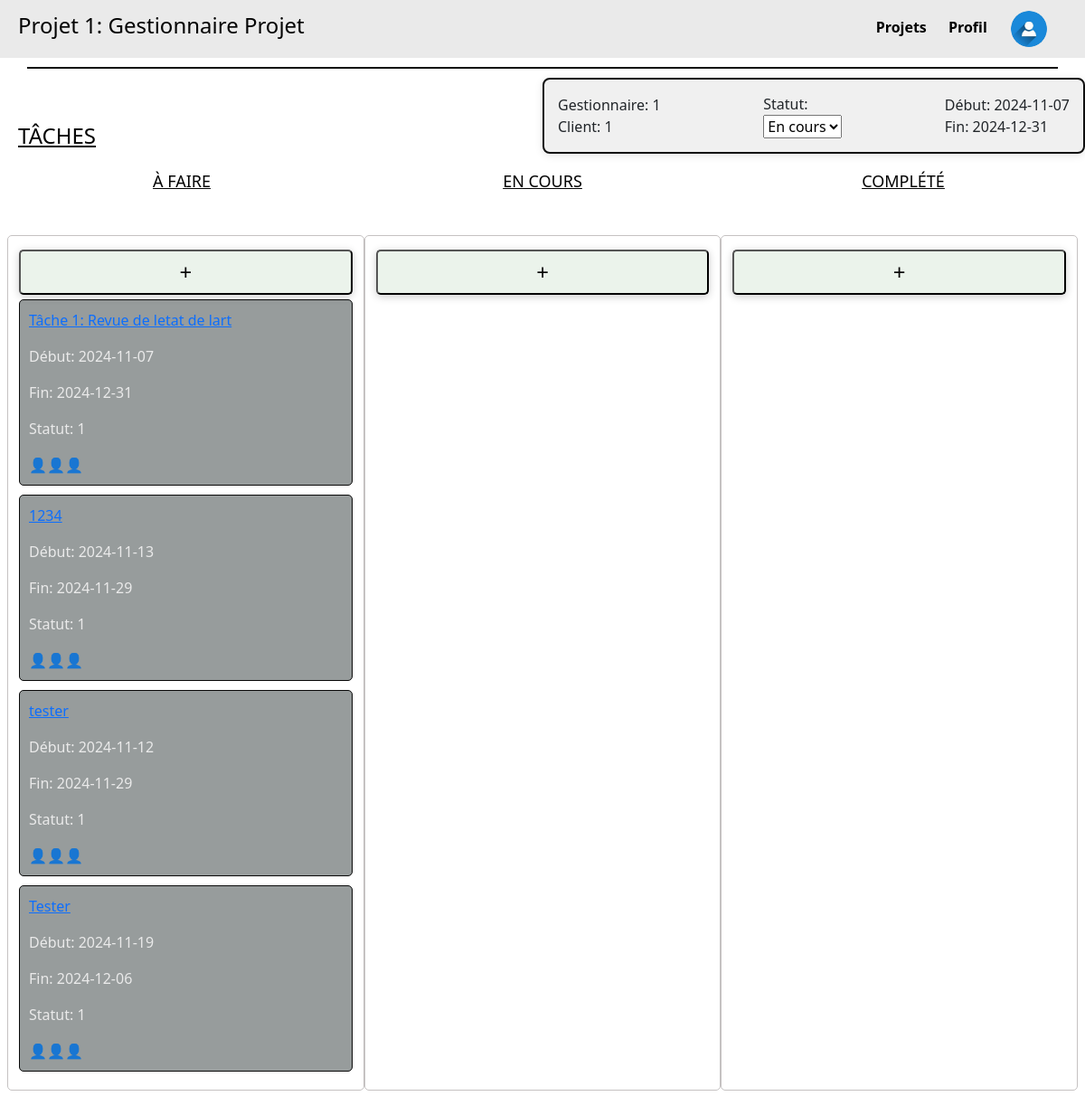
The app's page /projet/1 with its own data.
### tables this page shows
CREATE TABLE Projet_proj (
    proj_id INTEGER PRIMARY KEY,
    proj_clnt_id INTEGER NOT NULL,
    proj_etat_etat INTEGER NOT NULL,
    proj_emp_id INTEGER NOT NULL,
    proj_nom TEXT NOT NULL,
    proj_dateDebut DATE,
    proj_dateFin DATE,
    proj_isTemplate BOOLEAN,
    FOREIGN KEY (proj_clnt_id) REFERENCES Client_clnt(clnt_id),
    FOREIGN KEY (proj_etat_etat) REFERENCES Etat_etat(etat_id),
    FOREIGN KEY (proj_emp_id) REFERENCES Employee_emp(emp_id)
);

CREATE TABLE Tache_tch (
    tch_id INTEGER PRIMARY KEY,
    tch_proj_id INTEGER NOT NULL,
    tch_etat_etat INTEGER NOT NULL,
    tch_parent INTEGER,
    tch_nom TEXT NOT NULL,
    tch_dateDebut DATE,
    tch_dateFin DATE,
    FOREIGN KEY (tch_proj_id) REFERENCES Projet_proj(proj_id),
    FOREIGN KEY (tch_etat_etat) REFERENCES Etat_etat(etat_id),
    FOREIGN KEY (tch_parent) REFERENCES Tache_tch(tch_id)
);

### main.py (the view)
@app.route('/projet/<int:id>', methods=['GET'])
def projet(id):
    conn = get_db()
    cursor = conn.cursor()
    cursor.execute("SELECT * FROM Projet_proj WHERE proj_id = ?", (id,))
    projet = cursor.fetchone()
    if not projet:
        conn.close()
        return "Projet non trouvé", 404
    cursor.execute("SELECT * FROM Tache_tch WHERE tch_proj_id = ?", (id,))
    taches = cursor.fetchall()
    conn.close()
    return render_template('projet.html', projet=projet, taches=taches)

### main.py (called while the page is built)
def get_db():                           #connexion à la base de données
    conn = sqlite3.connect(DB)
    conn.row_factory = sqlite3.Row  # Allows us to access rows by column name
    return conn

### templates/projet.html (shortened to what this page needs)
<!DOCTYPE html>
<html lang="fr">
  <head>
    <link rel="stylesheet" href="../static/css/style.css" />
    <link
      href="https://cdn.jsdelivr.net/npm/bootstrap@5.3.3/dist/css/bootstrap.min.css"
      rel="stylesheet"
    />
  </head>
  <body>
    <div class="header">
      <h4>{{ projet[4] }}</h4>
      <div class="menu">
        <a href="{{ url_for('listeProjets') }}" class="highlight-link"
          >Projets</a
        >
        <a href="{{ url_for('profil') }}" class="highlight-link">Profil</a>
        <a href="#" class="user-icon">
          <img
            src="../static/images/icon_utiliateur.jpg"
            alt="User Icon"
            width="40"
            height="40"
          />
        </a>
      </div>
    </div>
    <div class="divider"></div>
    <h4 class="taches">TÂCHES</h4>
    <div class="project-details">
      <div class="part1">
        <p>Gestionnaire: {{ projet[3] }}</p>
        <p>Client: {{ projet[1] }}</p>
      </div>
      <div class="part2">
        <label for="status">Statut:</label>
        <select id="status">
          <option value="en_cours">En cours</option>
        </select>
      </div>
      <div class="part3">
        <p>Début: {{ projet[5] }}</p>
        <p>Fin: {{ projet[6] }}</p>
      </div>
    </div>
    <div class="task-status">
      <h4 class="A_faire">À FAIRE</h4>
      <h4 class="en_cours">EN COURS</h4>
      <h4 class="complete">COMPLÉTÉ</h4>
    </div>
    <div class="tasks-container row">
      <div
        class="column col-12 col-md-4"
        ondrop="drop(event)"
        ondragover="allowDrop(event)"
      >
        <button class="add-button" onclick="showTaskForm()">+</button>
        {% for tache in taches %}
        <div class="task" id="task1" draggable="true" ondragstart="drag(event)">
          <a href="{{ url_for('tache', id=tache[0]) }}">
            <p>{{ tache[4] }}</p>
          </a>
          <p>Début: {{ tache[5] }}</p>
          <p>Fin: {{ tache[6] }}</p>
          <p>Statut: {{ tache[2] }}</p>
          <div class="icons">👤👤👤</div>
        </div>
        {% endfor %}
      </div>
      <div
        class="column col-12 col-md-4"
        ondrop="drop(event)"
        ondragover="allowDrop(event)"
      >
        <button class="add-button" onclick="showTaskForm()">+</button>
      </div>
      <div
        class="column col-12 col-md-4"
        ondrop="drop(event)"
        ondragover="allowDrop(event)"
      >
        <button class="add-button" onclick="showTaskForm()">+</button>
      </div>
    </div>
  </body>
</html>

### static/css/style.css (style rules this page uses)
body { font-family: Arial, sans-serif; margin: 0; padding: 0; background: #eaeaea; background-size: cover; }
.header { display: flex; justify-content: space-between; align-items: center; background-color: #eaeaea; padding: 10px 20px; color: #030303; }
.divider { width: 95%; height: 2px; background-color: #0c0e0c; margin: 10px auto; }
.taches { position: absolute; left: 20px; margin-top: 50px; text-decoration: underline; color: #030303; }
.add-button { width: 100%; height: 50px; background-color: #ebf3eb; color: rgb(7, 6, 6); font-size: 24px; border-radius: 5px; cursor: pointer; margin-top: 5px; box-shadow: 0 2px 10px rgba(0, 0, 0, 0.2); margin-bottom: 5px; }
.highlight-link { position: relative; text-decoration: none; color: #a80c67; padding: 5px 0; }
.menu a { margin-right: 20px; text-decoration: none; color: #020202; font-weight: bold; }
.user-icon { display: inline-block; font-size: 20px; border: 2px solid transparent; background-color: transparent; border-radius: 50%; margin-top: auto; vertical-align: middle; border-radius: 100%; overflow: hidden; margin: 0; padding: 0; }
.project-details { top: 20px; right: 20px; width: 90%; margin-left: auto; max-width: 600px; background-color: #f0f0f0; border: 2px solid #0f0f0f; border-radius: 8px; padding: 15px; box-shadow: 0 2px 10px rgba(3, 3, 3, 0.1); display: flex; justify-content: space-between; align-items: center; }
.part1, .part2, .part3 { display: flex; flex-direction: column; }
.part1 p, .part2 p, .part3 p { margin: 0; }
.column { width: 100%; background-color: transparent; padding: 10px; border: 1px solid #c5c2c2; border-radius: 5px; margin-bottom: 20px; }
.task { background-color: #979c9c; padding: 10px; margin-bottom: 10px; border-radius: 5px; border: 1px solid #080808; color:#eaeaea; }
.icons { display: flex; justify-content: flex-start; }
.task-status { display: flex; justify-content: space-evenly; margin-bottom: 20px; flex-wrap: wrap; }
.A_faire, .en_cours, .complete { margin-top: 20px; font-size: 18px; color: #020202; text-decoration: underline; text-align: center; width: 100%; }
@media (min-width: 576px) { .A_faire, .en_cours, .complete { width: auto; } }
.tasks-container { display: flex; flex-wrap: wrap; justify-content: space-between; padding: 20px; }
@media (min-width: 768px) { .A_faire, .en_cours, .complete { width: 33%; } }

### records on screen
Projet_proj: proj_nom "Projet 1: Gestionnaire Projet", proj_emp "1", proj_clnt "1", proj_dateDebut "2024-11-07", proj_dateFin "2024-12-31"
Tache_tch: tch_nom "Tâche 1: Revue de letat de lart", tch_dateDebut "2024-11-07", tch_dateFin "2024-12-31", tch_etat_etat "1"
Tache_tch: tch_nom "1234", tch_dateDebut "2024-11-13", tch_dateFin "2024-11-29", tch_etat_etat "1"
Tache_tch: tch_nom "tester", tch_dateDebut "2024-11-12", tch_dateFin "2024-11-29", tch_etat_etat "1"
Tache_tch: tch_nom "Tester", tch_dateDebut "2024-11-19", tch_dateFin "2024-12-06", tch_etat_etat "1"
